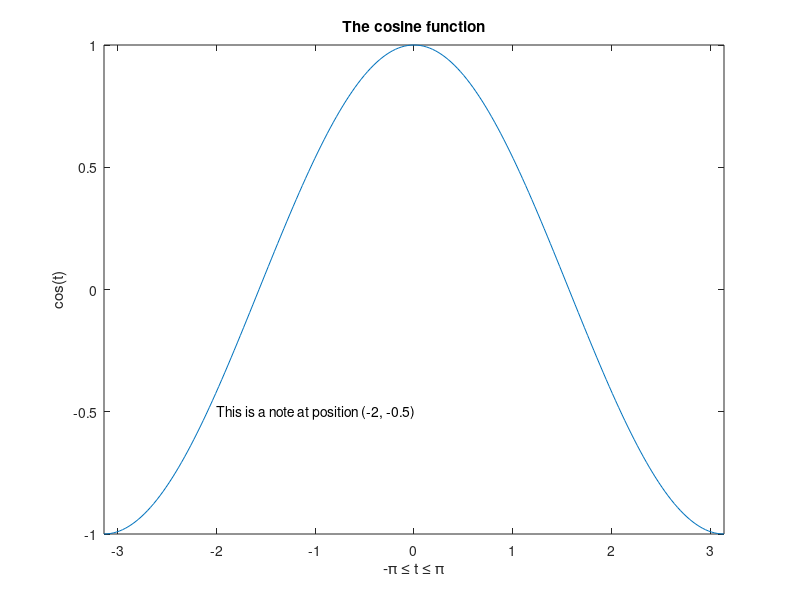

MATLAB code to generate this figure:
t = -pi:pi/100:pi;
s = cos(t);
plot(t,s)
axis([-pi pi -1 1])
xlabel('-\pi \leq t \leq \pi')
ylabel('cos(t)')
title('The cosine function')
text(-2, -0.5,'This is a note at position (-2, -0.5)')
